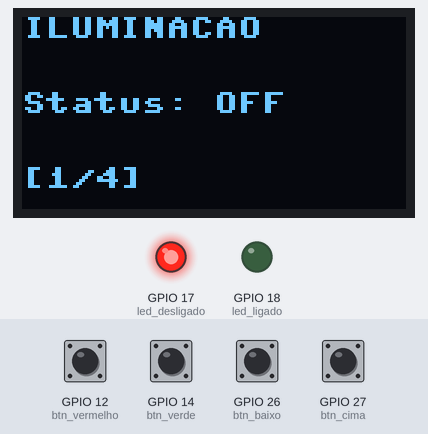
A program run on a simulated ESP32 board running MicroPython. Shown: 128×64 one-colour display, output pins drawn as LEDs (lit = HIGH). Wiring (from the project's diagram.json): red button on GPIO 12, green button on GPIO 14, red LED on GPIO 17, green LED on GPIO 18, button on GPIO 26, button on GPIO 27. The inputs (shaded band) are chosen by the test bench; at power-on: GPIO 12 (btn_vermelho), GPIO 14 (btn_verde), GPIO 26 (btn_baixo), GPIO 27 (btn_cima) HIGH. Library files of the repository ran but are not shown: ssd1306.py; what the program prints to the serial console is not drawn.

Above: at 1.2 s.
1.3 s: GPIO 14 (btn_verde) pulled LOW for 0.15 s
At 2.1 s:
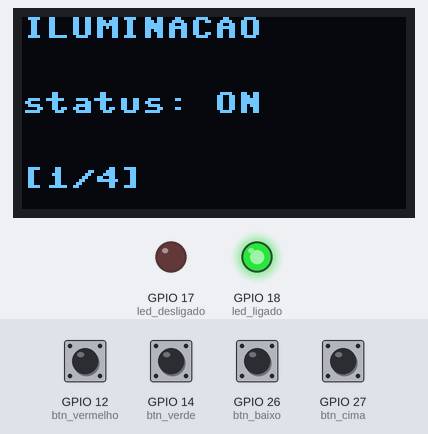
2.9 s: GPIO 26 (btn_baixo) pulled LOW for 1 s
At 4.0 s:
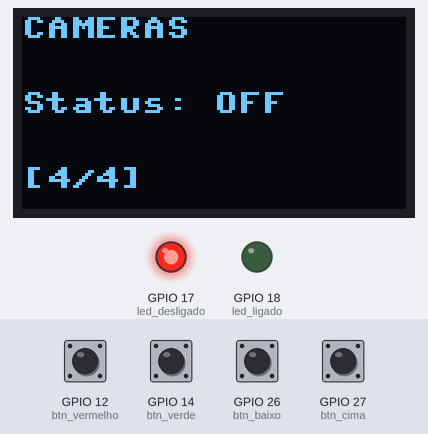
5.4 s: GPIO 14 (btn_verde) pulled LOW for 1 s
At 6.3 s:
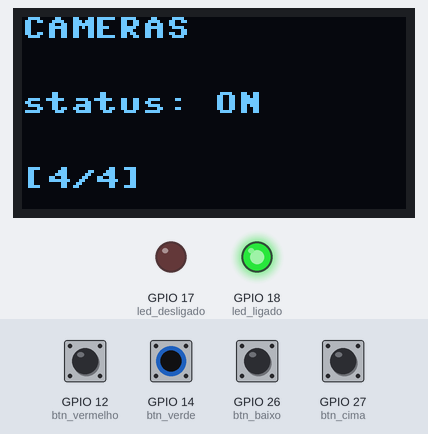
7.9 s: GPIO 12 (btn_vermelho) pulled LOW for 0.15 s
At 9.1 s:
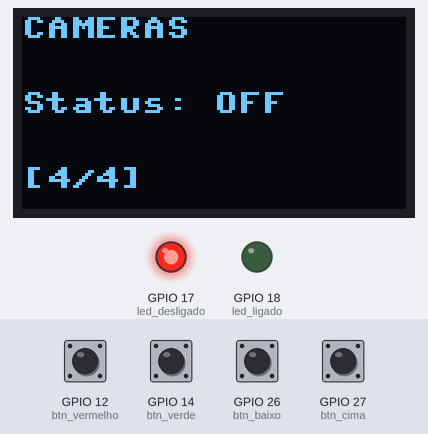
9.5 s: GPIO 27 (btn_cima) pulled LOW for 0.15 s
At 10.3 s:
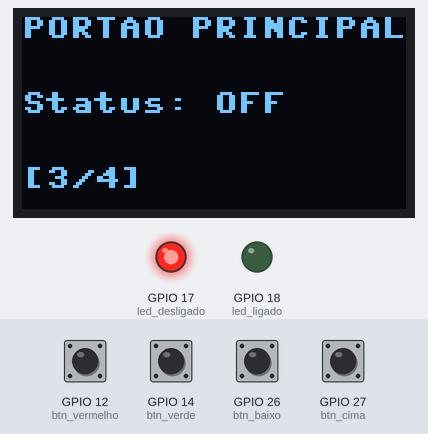
11.1 s: GPIO 14 (btn_verde) pulled LOW for 0.15 s
At 12.5 s:
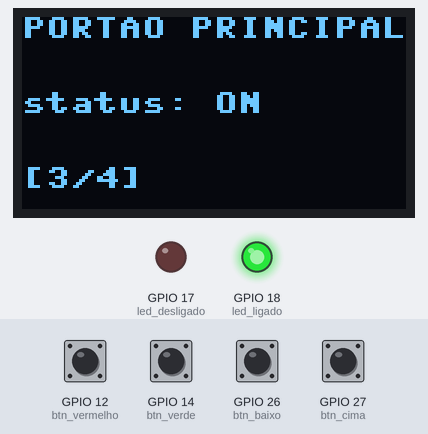
Timing chart, 0 to 13.7 s (numbered marks = the images above; inputs shaded):
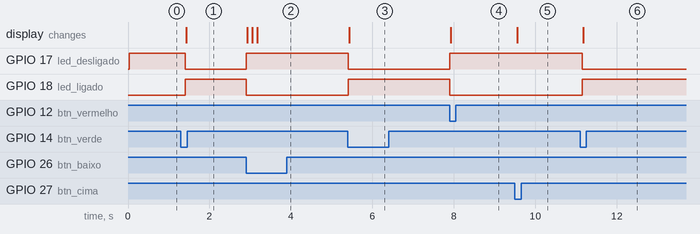

The program:

main.py
```python
import machine
import time
import ssd1306

# Botões de controle
btn_vermelho = machine.Pin(12, machine.Pin.IN, machine.Pin.PULL_UP)
btn_verde =  machine.Pin(14, machine.Pin.IN, machine.Pin.PULL_UP)

#Botões de navegação
btn_cima =  machine.Pin(27, machine.Pin.IN, machine.Pin.PULL_UP)
btn_baixo =  machine.Pin(26, machine.Pin.IN, machine.Pin.PULL_UP)

# LED
led_desligado = machine.Pin(17, machine.Pin.OUT)
led_ligado = machine.Pin (18, machine.Pin.OUT)

#Tela
largura = 128
altura = 64
i2c = machine.I2C(0, scl = machine.Pin(22),sda = machine.Pin (21))
tela = ssd1306.SSD1306_I2C(largura, altura, i2c)

qual_tela = 1
status_iluminacao = "OFF"
status_ar_condicionado = "OFF"
status_portao_principal = "OFF"
status_cameras = "OFF"


while True:


    if btn_cima.value() == 0 and qual_tela >= 2:
        print("Botão Cima OK")
        qual_tela -= 1

    if btn_baixo.value() == 0 and qual_tela <= 3:
        print("Botão baixo OK")
        qual_tela += 1

    print(qual_tela)

    if qual_tela == 1:

        if btn_vermelho.value() == 0:
             status_iluminacao = "OFF"
             print("Botão Vermelho OK")

        if btn_verde.value() == 0:
            status_iluminacao = "ON"
            print("Botão verde OK")

        tela.fill(0)
        tela.text("ILUMINACAO", 0, 0)
       # tela.text("Status", 0, 25)
        if status_iluminacao == "OFF":
            tela.text("Status: OFF", 0, 25)
            led_desligado.value(1)
            led_ligado.value(0)
        elif status_iluminacao == "ON":
            tela.text("status: ON", 0, 25)
            led_desligado.value(0)
            led_ligado.value(1)
        tela.text("[1/4]", 0, 50)
        tela.show()

    elif qual_tela == 2:

        if btn_vermelho.value() == 0:
             status_ar_condicionado = "OFF"
             print("Botão Vermelho OK")

        if btn_verde.value() == 0:
            status_ar_condicionado = "ON"
            print("Botão verde OK")

        tela.fill(0)
        tela.text("AR-CONDICIONADO", 0, 0)
        if status_ar_condicionado == "OFF":
            tela.text("Status: OFF", 0, 25)
            led_desligado.value(1)
            led_ligado.value(0)
        elif status_ar_condicionado == "ON":
            tela.text("status: ON", 0, 25)
            led_desligado.value(0)
            led_ligado.value(1)
        tela.text("[2/4]", 0, 50)
        tela.show()


    if qual_tela == 3:

        if btn_vermelho.value() == 0:
             status_portao_principal = "OFF"
             print("Botão Vermelho OK")

        if btn_verde.value() == 0:
            status_portao_principal = "ON"
            print("Botão verde OK")

        tela.fill(0)
        tela.text("PORTAO PRINCIPAL", 0, 0)
        if status_portao_principal == "OFF":
            tela.text("Status: OFF", 0, 25)
            led_desligado.value(1)
            led_ligado.value(0)
        elif status_portao_principal == "ON":
            tela.text("status: ON", 0, 25)
            led_desligado.value(0)
            led_ligado.value(1)
        tela.text("[3/4]", 0, 50)
        tela.show()


    if qual_tela == 4:

        if btn_vermelho.value() == 0:
            status_cameras = "OFF"
            print("Botão Vermelho OK")

        if btn_verde.value() == 0:
            status_cameras = "ON"
            print("Botão verde OK")

        tela.fill(0)
        tela.text("CAMERAS", 0, 0)
       # tela.text("Status", 0, 25)
        if status_cameras == "OFF":
            tela.text("Status: OFF", 0, 25)
            led_desligado.value(1)
            led_ligado.value(0)
        elif status_cameras == "ON":
            tela.text("status: ON", 0, 25)
            led_desligado.value(0)
            led_ligado.value(1)
        tela.text("[4/4]", 0, 50)
        tela.show()


    time.sleep(0.1)
```

Measured:
- after the input at 1.3 s, GPIO 17 (led_desligado): HIGH → LOW after 0.10 s; GPIO 18 (led_ligado): LOW → HIGH after 0.10 s; the display: changes after 0.13 s (image 1)
- after the input at 2.9 s, GPIO 17 (led_desligado): LOW → HIGH at once; GPIO 18 (led_ligado): HIGH → LOW at once; the display: first changes at once (image 2 shows a later state)
- after the input at 5.4 s, GPIO 17 (led_desligado): HIGH → LOW at once; GPIO 18 (led_ligado): LOW → HIGH at once; the display: changes at once (image 3)
- after the input at 7.9 s, GPIO 17 (led_desligado): LOW → HIGH at once; GPIO 18 (led_ligado): HIGH → LOW at once; the display: changes at once (image 4)
- after the input at 9.5 s, the display: changes after 0.05 s (image 5)
- after the input at 11.1 s, GPIO 17 (led_desligado): HIGH → LOW after 0.05 s; GPIO 18 (led_ligado): LOW → HIGH after 0.05 s; the display: changes after 0.08 s (image 6)
